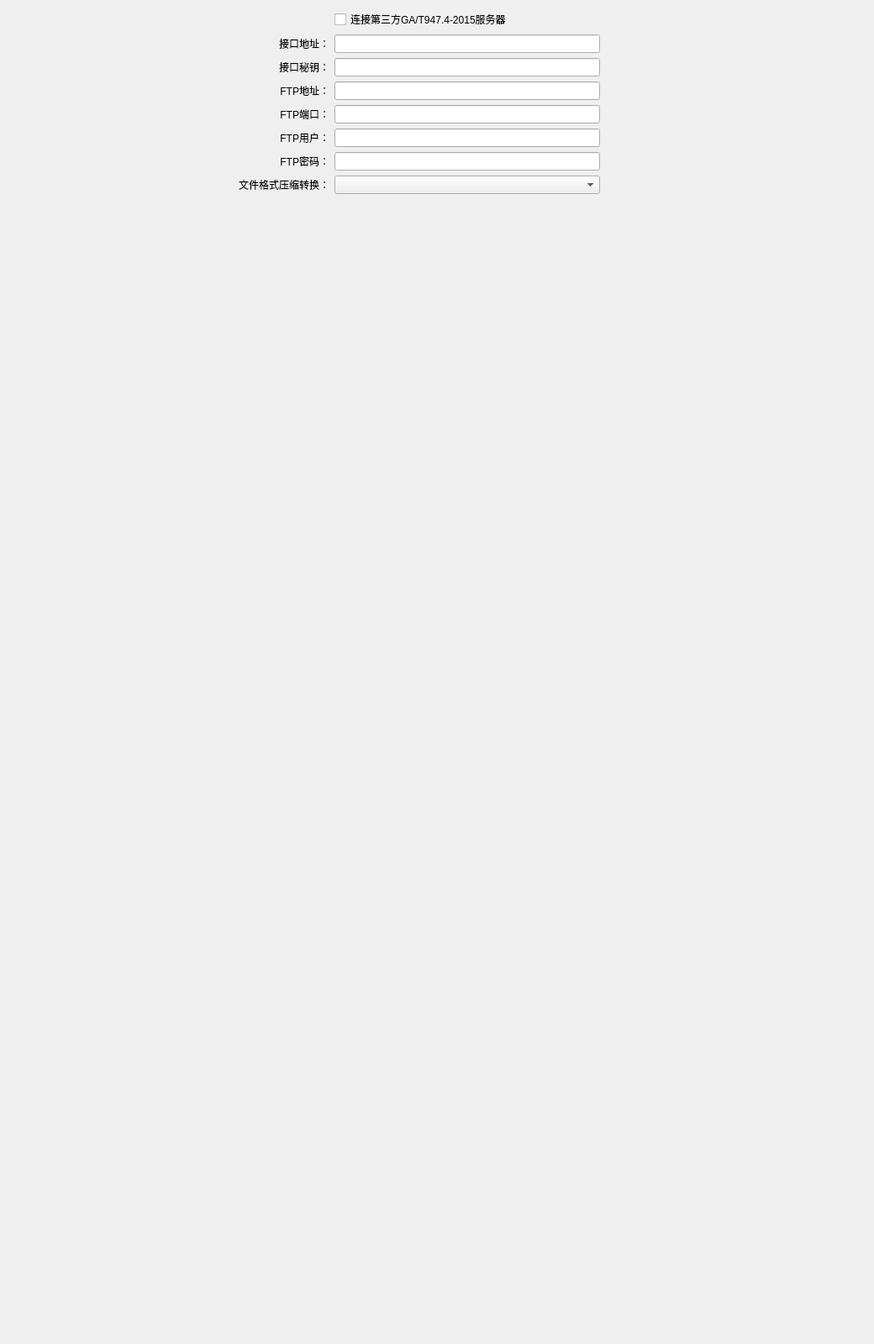
<?xml version='1.0' encoding='utf-8'?>
<ui version="4.0">
 <class>WsInterfaceSetForm</class>
 <widget class="QWidget" name="WsInterfaceSetForm">
  <property name="geometry">
   <rect>
    <x>0</x>
    <y>0</y>
    <width>1040</width>
    <height>1600</height>
   </rect>
  </property>
  <property name="windowTitle">
   <string>Form</string>
  </property>
  <layout class="QGridLayout" name="gridLayout">
   <item row="0" column="2">
    <widget class="QCheckBox" name="checkBoxConnectThirdServer">
     <property name="text">
      <string>连接第三方GA/T947.4-2015服务器</string>
     </property>
    </widget>
   </item>
   <item row="1" column="0">
    <spacer name="horizontalSpacer">
     <property name="orientation">
      <enum>Qt::Horizontal</enum>
     </property>
     <property name="sizeHint" stdset="0">
      <size>
       <width>158</width>
       <height>20</height>
      </size>
     </property>
    </spacer>
   </item>
   <item row="1" column="1">
    <widget class="QLabel" name="label_10">
     <property name="text">
      <string>接口地址：</string>
     </property>
     <property name="alignment">
      <set>Qt::AlignRight|Qt::AlignTrailing|Qt::AlignVCenter</set>
     </property>
    </widget>
   </item>
   <item row="1" column="2">
    <widget class="QLineEdit" name="lineEditInterfaceUrl" />
   </item>
   <item row="1" column="3">
    <spacer name="horizontalSpacer_2">
     <property name="orientation">
      <enum>Qt::Horizontal</enum>
     </property>
     <property name="sizeHint" stdset="0">
      <size>
       <width>157</width>
       <height>20</height>
      </size>
     </property>
    </spacer>
   </item>
   <item row="2" column="1">
    <widget class="QLabel" name="label_9">
     <property name="text">
      <string>接口秘钥：</string>
     </property>
     <property name="alignment">
      <set>Qt::AlignRight|Qt::AlignTrailing|Qt::AlignVCenter</set>
     </property>
    </widget>
   </item>
   <item row="2" column="2">
    <widget class="QLineEdit" name="lineEditInterfaceKey" />
   </item>
   <item row="3" column="1">
    <widget class="QLabel" name="label_8">
     <property name="text">
      <string>FTP地址：</string>
     </property>
     <property name="alignment">
      <set>Qt::AlignRight|Qt::AlignTrailing|Qt::AlignVCenter</set>
     </property>
    </widget>
   </item>
   <item row="3" column="2">
    <widget class="QLineEdit" name="lineEditFtpUrl" />
   </item>
   <item row="4" column="1">
    <widget class="QLabel" name="label_7">
     <property name="text">
      <string>FTP端口：</string>
     </property>
     <property name="alignment">
      <set>Qt::AlignRight|Qt::AlignTrailing|Qt::AlignVCenter</set>
     </property>
    </widget>
   </item>
   <item row="4" column="2">
    <widget class="QLineEdit" name="lineEditFtpPort" />
   </item>
   <item row="5" column="1">
    <widget class="QLabel" name="label_6">
     <property name="text">
      <string>FTP用户：</string>
     </property>
     <property name="alignment">
      <set>Qt::AlignRight|Qt::AlignTrailing|Qt::AlignVCenter</set>
     </property>
    </widget>
   </item>
   <item row="5" column="2">
    <widget class="QLineEdit" name="lineEditFtpUser" />
   </item>
   <item row="6" column="1">
    <widget class="QLabel" name="label_5">
     <property name="text">
      <string>FTP密码：</string>
     </property>
     <property name="alignment">
      <set>Qt::AlignRight|Qt::AlignTrailing|Qt::AlignVCenter</set>
     </property>
    </widget>
   </item>
   <item row="6" column="2">
    <widget class="QLineEdit" name="lineEditFtpPw" />
   </item>
   <item row="7" column="0" colspan="2">
    <widget class="QLabel" name="label_11">
     <property name="text">
      <string>文件格式压缩转换：</string>
     </property>
     <property name="alignment">
      <set>Qt::AlignRight|Qt::AlignTrailing|Qt::AlignVCenter</set>
     </property>
    </widget>
   </item>
   <item row="7" column="2">
    <widget class="QComboBox" name="comboBoxFileTranslate" />
   </item>
   <item row="8" column="2">
    <spacer name="verticalSpacer">
     <property name="orientation">
      <enum>Qt::Vertical</enum>
     </property>
     <property name="sizeHint" stdset="0">
      <size>
       <width>20</width>
       <height>235</height>
      </size>
     </property>
    </spacer>
   </item>
  </layout>
 </widget>
 <resources />
 <connections />
</ui>
